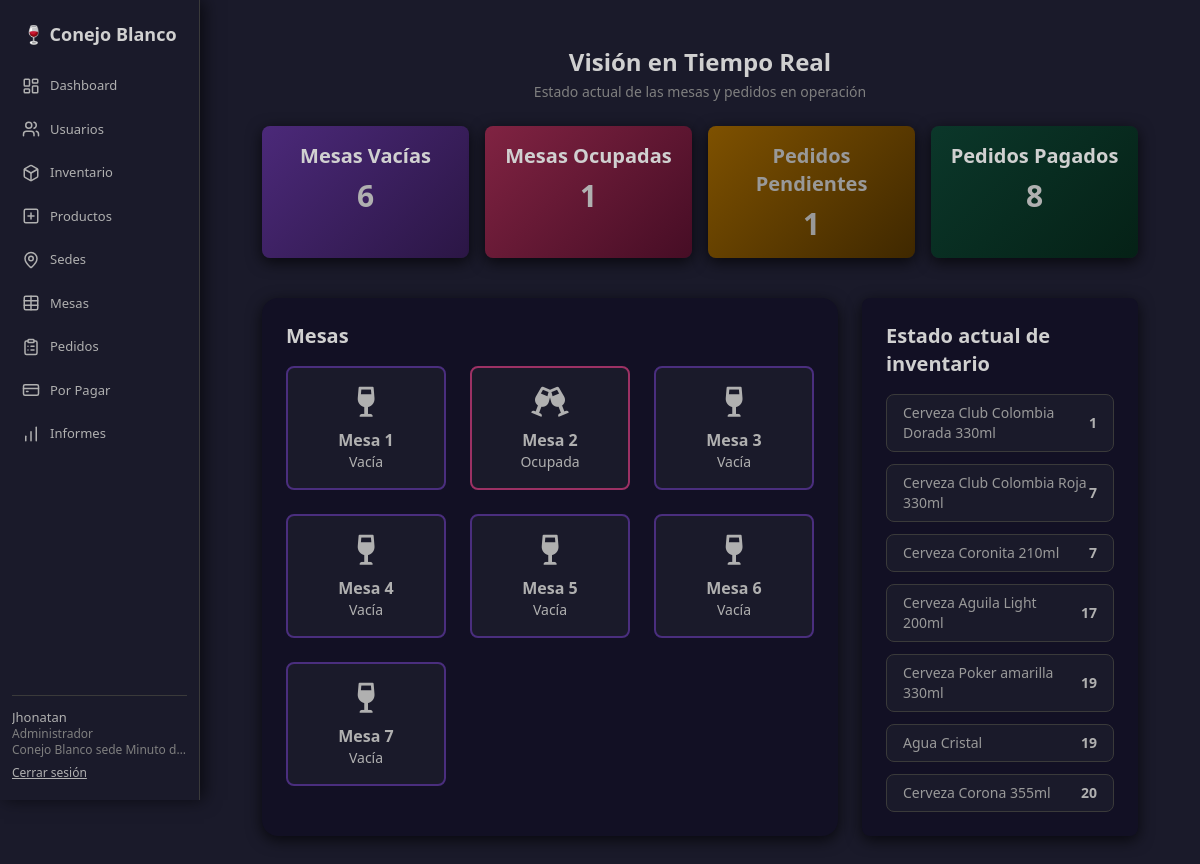
Page /api/usuarios/panel_general/ (signed in) on the earlier database version.
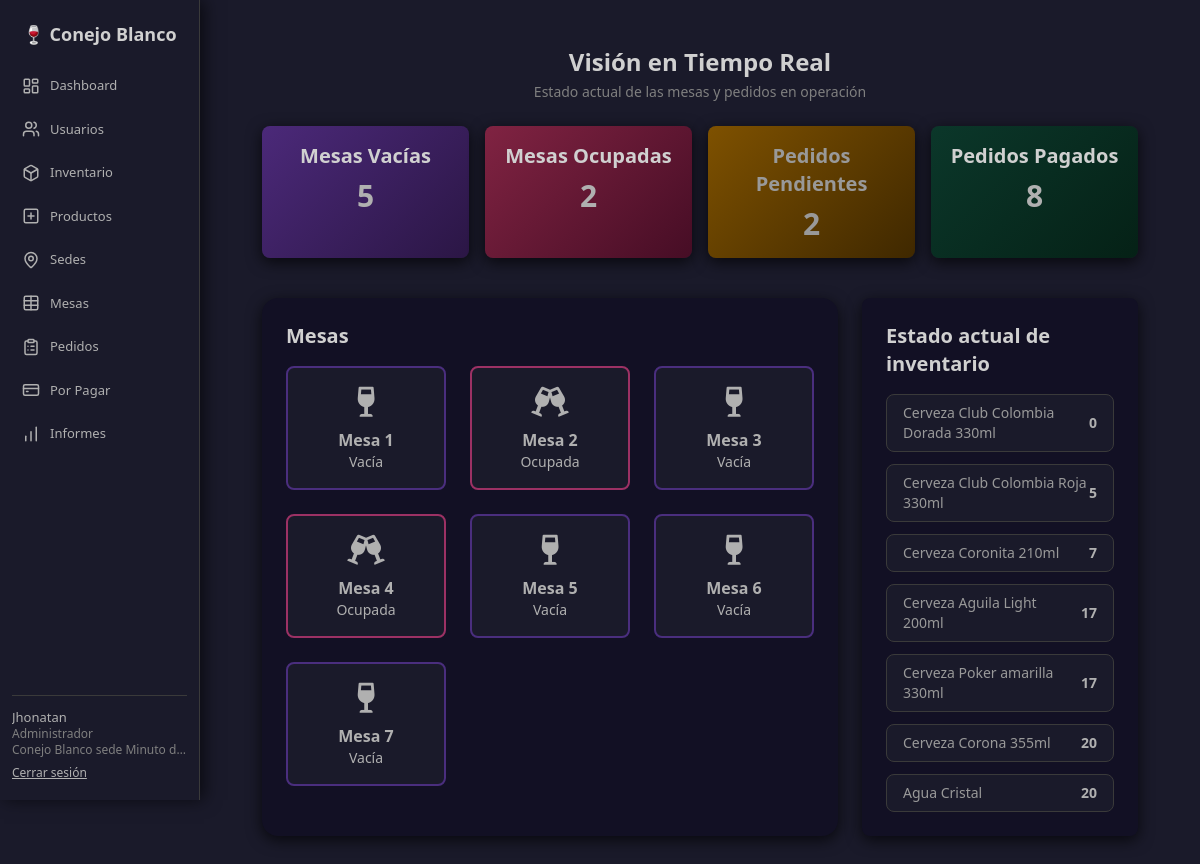
Same page on the later database version.
### mesa/models.py (models this page shows, shortened)
class Mesa(models.Model):
    UBICACIONES = (
        (1, 'Primer piso'),
        (2, 'Segundo piso'),
    )
    numeroMesa = models.PositiveIntegerField()
    capacidad = models.PositiveIntegerField()
    ubicacion = models.IntegerField(choices=UBICACIONES)
    sede = models.ForeignKey(Sede, on_delete=models.CASCADE)
    ocupada = models.BooleanField(default=False)
    class Meta:
        unique_together = ('numeroMesa', 'sede')  # Evitar duplicados en una sede

### inventario/models.py (models this page shows, shortened)
class InventarioProducto(models.Model):
    sede = models.ForeignKey(Sede, on_delete=models.CASCADE)
    producto = models.ForeignKey(Producto, on_delete=models.CASCADE)
    cantidad = models.PositiveIntegerField(default=0)  # Evita valores negativos
    stock_minimo = models.PositiveIntegerField(default=5)
    imagen = models.ImageField(upload_to='inventario/', blank=True, null=True)
    precio_venta = models.DecimalField(max_digits=10, decimal_places=2, default=0)
    fecha_creacion = models.DateTimeField(auto_now_add=True)
    def __str__(self):
        return f"{self.producto.nombre} - {self.sede.nombre}"

### productos/models.py (models this page shows, shortened)
class Producto(models.Model):
    nombre = models.CharField(max_length=100)
    descripcion = models.TextField(blank=True, null=True)

### usuarios/views.py (the view)
# urls.py: path('panel_general/', views.panel_general, name='panel_general'),
@login_required
def panel_general(request):
    sede = request.user.sede
    mesas = Mesa.objects.filter(sede=sede)
    mesas_vacias_count = mesas.filter(ocupada=False).count()
    mesas_ocupadas_count = mesas.filter(ocupada=True).count()
    pedidos_pendientes_count = Pedido.objects.filter(estado='pendiente', mesa__sede=sede).count()
    pedidos_pagados_count = Pedido.objects.filter(estado='pagado', mesa__sede=sede).count()
    productos = InventarioProducto.objects.select_related('producto') \
                                          .filter(sede=sede) \
                                          .order_by('cantidad')
    print("Productos en inventario para la sede:", productos)
    return render(request, 'general.html', {
        'mesas': mesas,
        'mesas_vacias_count': mesas_vacias_count,
        'mesas_ocupadas_count': mesas_ocupadas_count,
        'pedidos_pendientes_count': pedidos_pendientes_count,
        'pedidos_pagados_count': pedidos_pagados_count,
        'productos': productos,
    })

### usuarios/context_processors.py (called while the page is built)
def es_admin_processor(request):
    if request.user.is_authenticated:
        return {'es_administrador': request.user.rol == 'administrador'}
    return {'es_administrador': False}

### templates/general.html (shortened to what this page needs)
{% extends 'base.html' %}
{% load static %}
{% block head %}
  <link rel="stylesheet" href="{% static 'css/dashboard.css' %}">
  <link rel="stylesheet" href="https://cdnjs.cloudflare.com/ajax/libs/font-awesome/6.0.0-beta3/css/all.min.css">
{% endblock %}
{% block content %}
<div class="panel-general-container">
  <div class="panel-header text-center mb-6">
    <h1 class="text-2xl font-bold mb-1 text-white">Visión en Tiempo Real</h1>
    <p class="text-gray-400 text-sm">Estado actual de las mesas y pedidos en operación</p>
  </div>
  <div class="grid grid-cols-1 sm:grid-cols-2 lg:grid-cols-4 gap-4 mb-10">
    <div class="card-gradient bg-purple-gradient p-4 rounded-lg shadow">
      <h3 class="text-xl font-semibold mb-2 text-white">Mesas Vacías</h3>
      <p class="text-3xl font-bold text-white">{{ mesas_vacias_count }}</p>
    </div>
    <div class="card-gradient bg-pink-gradient p-4 rounded-lg shadow">
      <h3 class="text-xl font-semibold mb-2 text-white">Mesas Ocupadas</h3>
      <p class="text-3xl font-bold text-white">{{ mesas_ocupadas_count }}</p>
    </div>
    <div class="card-gradient bg-orange-gradient-dark p-4 rounded-lg shadow">
      <h3 class="text-xl font-semibold mb-2 text-gray-300">Pedidos Pendientes</h3>
      <p class="text-3xl font-bold text-gray-300">{{ pedidos_pendientes_count }}</p>
    </div>
    <div class="card-gradient bg-green-gradient-dark p-4 rounded-lg shadow">
      <h3 class="text-xl font-semibold mb-2 text-white">Pedidos Pagados</h3>
      <p class="text-3xl font-bold text-white">{{ pedidos_pagados_count }}</p>
    </div>
  </div>
  <div class="grid grid-cols-1 lg:grid-cols-3 gap-6">
    <div class="bg-panel p-6 rounded-lg shadow lg:col-span-2">
      <h2 class="text-xl font-semibold mb-4 text-white">Mesas</h2>
      <div class="grid grid-cols-1 sm:grid-cols-2 md:grid-cols-3 xl:grid-cols-4 gap-6">
        {% for mesa in mesas %}
        <div class="bg-gray-900 rounded-lg p-4 flex flex-col items-center justify-center
                    {% if mesa.ocupada %}border-2 border-pink-600{% else %}border-2 border-purple-700{% endif %}">
          <div class="mesa-icon mb-2">
            {% if mesa.ocupada %}
              <i class="fa-solid fa-champagne-glasses text-pink-600 text-3xl"></i>
            {% else %}
              <i class="fa-solid fa-wine-glass text-purple-700 text-3xl"></i>
            {% endif %}
          </div>
          <p class="mesa-label text-white font-semibold">Mesa {{ mesa.numeroMesa }}</p>
          <p class="mesa-status text-sm text-gray-400">{% if mesa.ocupada %}Ocupada{% else %}Vacía{% endif %}</p>
        </div>
        {% endfor %}
      </div>
    </div>
    <div class="lg:col-span-1">
      <div class="bg-inventory-card p-6 rounded-lg shadow">
        <h2 class="text-xl font-semibold mb-4 text-white">Estado actual de inventario</h2>
        <ul class="inventory-list space-y-3">
  {% for inventario in productos %}
    <li class="flex justify-between items-center bg-gray-800 px-4 py-2 rounded-md">
      <span class="text-sm font-medium text-gray-300">{{ inventario.producto.nombre }}</span>
      <span class="text-sm font-bold text-white">{{ inventario.cantidad }}</span>
    </li>
  {% empty %}
    <li>No hay productos disponibles.</li>
  {% endfor %}
</ul>
      </div>
    </div>
  </div>
</div>
{% endblock %}

Differences in the rows shown:
changed Mesa (number 4 of 7 on the later page): ocupada "Vacía" → "Ocupada"
changed InventarioProducto "Cerveza Club Colombia Dorada 330ml": cantidad "1" → "0"
changed InventarioProducto "Cerveza Club Colombia Roja 330ml": cantidad "7" → "5"
changed InventarioProducto "Cerveza Poker amarilla 330ml": cantidad "19" → "17"
shown differently, row unchanged: InventarioProducto "Cerveza Corona 355ml": moves up the list
changed InventarioProducto "Agua Cristal": cantidad "19" → "20"
Other differences:
{{ mesas_vacias_count }}: "6" → "5"
{{ mesas_ocupadas_count }}: "1" → "2"
{{ pedidos_pendientes_count }}: "1" → "2"
